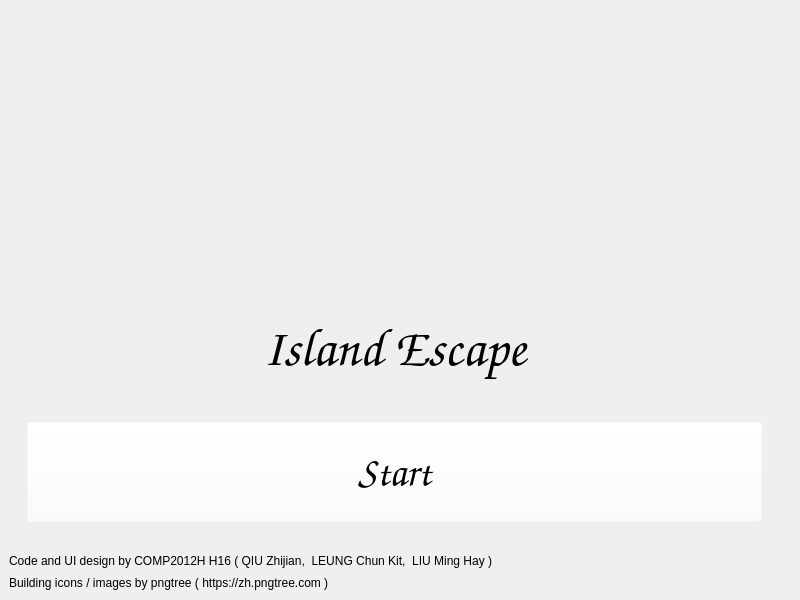
<?xml version="1.0" encoding="UTF-8"?>
<ui version="4.0">
 <class>MenuWindow</class>
 <widget class="QMainWindow" name="MenuWindow">
  <property name="geometry">
   <rect>
    <x>0</x>
    <y>0</y>
    <width>800</width>
    <height>600</height>
   </rect>
  </property>
  <property name="windowTitle">
   <string>Island Escape</string>
  </property>
  <widget class="QWidget" name="centralwidget">
   <widget class="QLabel" name="label_logo">
    <property name="geometry">
     <rect>
      <x>290</x>
      <y>50</y>
      <width>211</width>
      <height>204</height>
     </rect>
    </property>
    <property name="text">
     <string/>
    </property>
    <property name="pixmap">
     <pixmap resource="resources.qrc">:/resources/images/UI/island.png</pixmap>
    </property>
    <property name="scaledContents">
     <bool>true</bool>
    </property>
    <property name="alignment">
     <set>Qt::AlignCenter</set>
    </property>
   </widget>
   <widget class="QStackedWidget" name="pages">
    <property name="geometry">
     <rect>
      <x>9</x>
      <y>279</y>
      <width>771</width>
      <height>261</height>
     </rect>
    </property>
    <property name="currentIndex">
     <number>0</number>
    </property>
    <widget class="QWidget" name="page_main">
     <layout class="QVBoxLayout" name="verticalLayout">
      <item>
       <widget class="QLabel" name="label_island_escape">
        <property name="font">
         <font>
          <family>Comic Sans MS</family>
          <pointsize>40</pointsize>
          <weight>75</weight>
          <bold>true</bold>
         </font>
        </property>
        <property name="text">
         <string>Island Escape</string>
        </property>
        <property name="alignment">
         <set>Qt::AlignCenter</set>
        </property>
       </widget>
      </item>
      <item>
       <widget class="QWidget" name="widget" native="true">
        <layout class="QHBoxLayout" name="horizontalLayout_2">
         <item>
          <widget class="QPushButton" name="btn_start">
           <property name="sizePolicy">
            <sizepolicy hsizetype="Minimum" vsizetype="Minimum">
             <horstretch>0</horstretch>
             <verstretch>0</verstretch>
            </sizepolicy>
           </property>
           <property name="font">
            <font>
             <family>Comic Sans MS</family>
             <pointsize>30</pointsize>
            </font>
           </property>
           <property name="styleSheet">
            <string notr="true">background-color: rgba(255, 255, 255, 0);</string>
           </property>
           <property name="text">
            <string>Start</string>
           </property>
          </widget>
         </item>
        </layout>
       </widget>
      </item>
     </layout>
    </widget>
    <widget class="QWidget" name="page_level_selection">
     <layout class="QVBoxLayout" name="verticalLayout_3">
      <item>
       <widget class="QLabel" name="label_select_level">
        <property name="font">
         <font>
          <family>Comic Sans MS</family>
          <pointsize>30</pointsize>
         </font>
        </property>
        <property name="text">
         <string>Select Level</string>
        </property>
        <property name="alignment">
         <set>Qt::AlignCenter</set>
        </property>
       </widget>
      </item>
      <item>
       <widget class="QWidget" name="widget_2" native="true">
        <widget class="QPushButton" name="btn_level_1">
         <property name="geometry">
          <rect>
           <x>10</x>
           <y>-30</y>
           <width>141</width>
           <height>221</height>
          </rect>
         </property>
         <property name="sizePolicy">
          <sizepolicy hsizetype="Minimum" vsizetype="Minimum">
           <horstretch>0</horstretch>
           <verstretch>0</verstretch>
          </sizepolicy>
         </property>
         <property name="font">
          <font>
           <family>Comic Sans MS</family>
           <pointsize>20</pointsize>
          </font>
         </property>
         <property name="styleSheet">
          <string notr="true">background-color: rgba(255, 255, 255, 0);</string>
         </property>
         <property name="text">
          <string>Trial</string>
         </property>
         <property name="iconSize">
          <size>
           <width>80</width>
           <height>80</height>
          </size>
         </property>
        </widget>
        <widget class="QPushButton" name="btn_level_5">
         <property name="geometry">
          <rect>
           <x>610</x>
           <y>-30</y>
           <width>141</width>
           <height>221</height>
          </rect>
         </property>
         <property name="sizePolicy">
          <sizepolicy hsizetype="Minimum" vsizetype="Minimum">
           <horstretch>0</horstretch>
           <verstretch>0</verstretch>
          </sizepolicy>
         </property>
         <property name="font">
          <font>
           <family>Comic Sans MS</family>
           <pointsize>20</pointsize>
          </font>
         </property>
         <property name="styleSheet">
          <string notr="true">background-color: rgba(255, 255, 255, 0);</string>
         </property>
         <property name="text">
          <string>4</string>
         </property>
         <property name="iconSize">
          <size>
           <width>80</width>
           <height>80</height>
          </size>
         </property>
        </widget>
        <widget class="QPushButton" name="btn_level_4">
         <property name="geometry">
          <rect>
           <x>460</x>
           <y>-30</y>
           <width>141</width>
           <height>221</height>
          </rect>
         </property>
         <property name="sizePolicy">
          <sizepolicy hsizetype="Minimum" vsizetype="Minimum">
           <horstretch>0</horstretch>
           <verstretch>0</verstretch>
          </sizepolicy>
         </property>
         <property name="font">
          <font>
           <family>Comic Sans MS</family>
           <pointsize>20</pointsize>
          </font>
         </property>
         <property name="styleSheet">
          <string notr="true">background-color: rgba(255, 255, 255, 0);</string>
         </property>
         <property name="text">
          <string>3</string>
         </property>
         <property name="iconSize">
          <size>
           <width>80</width>
           <height>80</height>
          </size>
         </property>
        </widget>
        <widget class="QPushButton" name="btn_level_2">
         <property name="geometry">
          <rect>
           <x>160</x>
           <y>-30</y>
           <width>141</width>
           <height>221</height>
          </rect>
         </property>
         <property name="sizePolicy">
          <sizepolicy hsizetype="Minimum" vsizetype="Minimum">
           <horstretch>0</horstretch>
           <verstretch>0</verstretch>
          </sizepolicy>
         </property>
         <property name="font">
          <font>
           <family>Comic Sans MS</family>
           <pointsize>20</pointsize>
          </font>
         </property>
         <property name="styleSheet">
          <string notr="true">background-color: rgba(255, 255, 255, 0);</string>
         </property>
         <property name="text">
          <string>1</string>
         </property>
         <property name="iconSize">
          <size>
           <width>80</width>
           <height>80</height>
          </size>
         </property>
        </widget>
        <widget class="QPushButton" name="btn_level_3">
         <property name="geometry">
          <rect>
           <x>310</x>
           <y>-30</y>
           <width>141</width>
           <height>221</height>
          </rect>
         </property>
         <property name="sizePolicy">
          <sizepolicy hsizetype="Minimum" vsizetype="Minimum">
           <horstretch>0</horstretch>
           <verstretch>0</verstretch>
          </sizepolicy>
         </property>
         <property name="font">
          <font>
           <family>Comic Sans MS</family>
           <pointsize>20</pointsize>
          </font>
         </property>
         <property name="styleSheet">
          <string notr="true">background-color: rgba(255, 255, 255, 0);</string>
         </property>
         <property name="text">
          <string>2</string>
         </property>
         <property name="iconSize">
          <size>
           <width>80</width>
           <height>80</height>
          </size>
         </property>
        </widget>
       </widget>
      </item>
     </layout>
    </widget>
   </widget>
   <widget class="QLabel" name="label_ack">
    <property name="geometry">
     <rect>
      <x>9</x>
      <y>553</y>
      <width>771</width>
      <height>16</height>
     </rect>
    </property>
    <property name="text">
     <string>Code and UI design by COMP2012H H16 ( QIU Zhijian,  LEUNG Chun Kit,  LIU Ming Hay )</string>
    </property>
   </widget>
   <widget class="QLabel" name="label_ack2">
    <property name="geometry">
     <rect>
      <x>9</x>
      <y>575</y>
      <width>717</width>
      <height>16</height>
     </rect>
    </property>
    <property name="text">
     <string>Building icons / images by pngtree ( https://zh.pngtree.com )</string>
    </property>
   </widget>
  </widget>
 </widget>
 <resources>
  <include location="resources.qrc"/>
 </resources>
 <connections/>
</ui>
